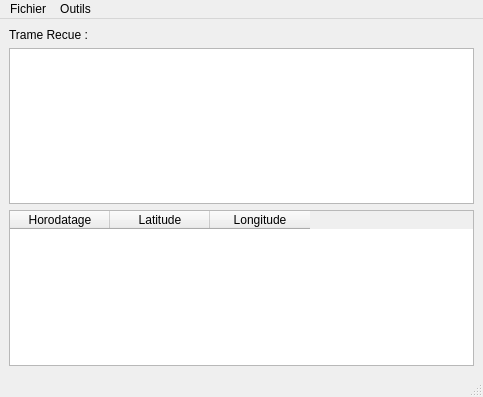
<?xml version="1.0" encoding="UTF-8"?>
<ui version="4.0">
 <class>InterfacePrincipale</class>
 <widget class="QMainWindow" name="InterfacePrincipale">
  <property name="geometry">
   <rect>
    <x>0</x>
    <y>0</y>
    <width>483</width>
    <height>397</height>
   </rect>
  </property>
  <property name="windowTitle">
   <string>InterfacePrincipale</string>
  </property>
  <widget class="QWidget" name="centralwidget">
   <layout class="QGridLayout" name="gridLayout">
    <item row="1" column="0">
     <widget class="QTextEdit" name="textEditTrame"/>
    </item>
    <item row="2" column="0">
     <widget class="QTableWidget" name="tableWidgetNMEA">
      <column>
       <property name="text">
        <string>Horodatage</string>
       </property>
      </column>
      <column>
       <property name="text">
        <string>Latitude</string>
       </property>
      </column>
      <column>
       <property name="text">
        <string>Longitude</string>
       </property>
      </column>
     </widget>
    </item>
    <item row="0" column="0">
     <widget class="QLabel" name="label">
      <property name="text">
       <string>Trame Recue :</string>
      </property>
     </widget>
    </item>
   </layout>
  </widget>
  <widget class="QMenuBar" name="menubar">
   <property name="geometry">
    <rect>
     <x>0</x>
     <y>0</y>
     <width>483</width>
     <height>20</height>
    </rect>
   </property>
   <widget class="QMenu" name="menuFichier">
    <property name="title">
     <string>Fichier</string>
    </property>
    <addaction name="actionOuvrir"/>
    <addaction name="actionEnregistrer"/>
    <addaction name="separator"/>
    <addaction name="actionQuitter"/>
   </widget>
   <widget class="QMenu" name="menuOutils">
    <property name="title">
     <string>Outils</string>
    </property>
    <addaction name="actionConfigurer"/>
    <addaction name="separator"/>
   </widget>
   <addaction name="menuFichier"/>
   <addaction name="menuOutils"/>
  </widget>
  <widget class="QStatusBar" name="statusbar"/>
  <action name="actionOuvrir">
   <property name="text">
    <string>Ouvrir</string>
   </property>
  </action>
  <action name="actionEnregistrer">
   <property name="text">
    <string>Enregistrer</string>
   </property>
  </action>
  <action name="actionQuitter">
   <property name="text">
    <string>Quitter</string>
   </property>
  </action>
  <action name="actionConfigurer">
   <property name="text">
    <string>Configurer</string>
   </property>
  </action>
 </widget>
 <resources/>
 <connections>
  <connection>
   <sender>actionQuitter</sender>
   <signal>triggered()</signal>
   <receiver>InterfacePrincipale</receiver>
   <slot>close()</slot>
   <hints>
    <hint type="sourcelabel">
     <x>-1</x>
     <y>-1</y>
    </hint>
    <hint type="destinationlabel">
     <x>241</x>
     <y>198</y>
    </hint>
   </hints>
  </connection>
 </connections>
</ui>
